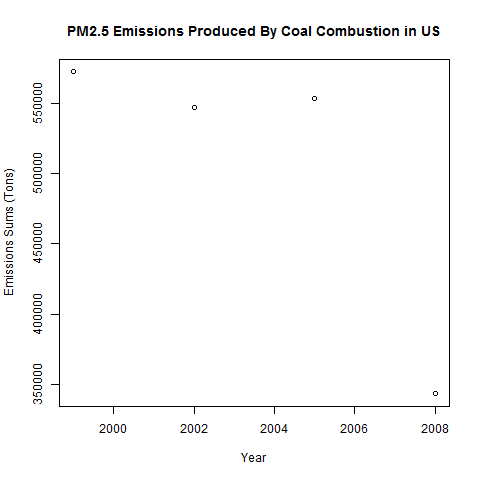

Recreate this plot in R.
setwd("~/R/RWorkingDir/ExploratoryDataAnalysisCourse/Proj2/")
source("proj2.R")

# Coal combustion codes : we subset the code file's SCC variable based on the
# EI.Sector having the word coal in it, indicating that coal was the form of
# fuel used. This gives us the set of codes that correspond to Coal combustion.
coalCombCode <- dataCode$SCC[grep("[Cc]oal", as.character(dataCode$EI.Sector))]

# retrieve data where the SCC code is contained with coalCombCode
coalCombData <- emisData[emisData$SCC %in% coalCombCode,]
sumVec <- c(sum(coalCombData$Emissions[coalCombData$year==1999])
            , sum(coalCombData$Emissions[coalCombData$year==2002])
            , sum(coalCombData$Emissions[coalCombData$year==2005])
            , sum(coalCombData$Emissions[coalCombData$year==2008]))
png("plot4.png", 480, 480)
years <- c(1999, 2002, 2005, 2008)
plot(years, sumVec, xlab="Year", ylab="Emissions Sums (Tons)"
     , main="PM2.5 Emissions Produced By Coal Combustion in US")
dev.off()